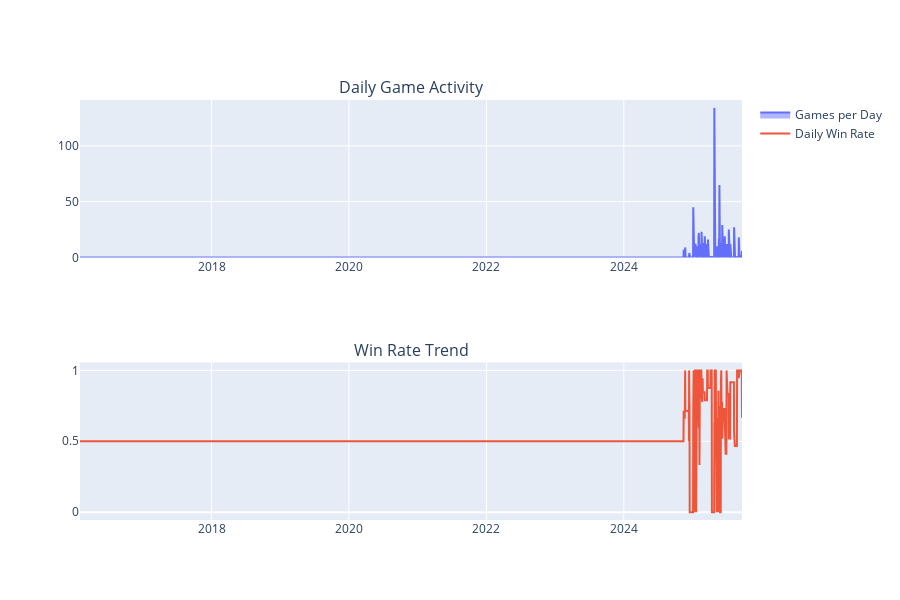

The code cell stored with this chart in its notebook:
### Code cell
# Plot activity metrics
if 'games_per_day' in df_features.columns:
    fig = make_subplots(rows=2, cols=1,
                        subplot_titles=('Daily Game Activity', 'Win Rate Trend'))
   
    fig.add_trace(go.Scatter(x=df_features.index, y=df_features['games_per_day'],
                             mode='lines', name='Games per Day',
                             fill='tozeroy'), row=1, col=1)
   
    if 'daily_win_rate' in df_features.columns:
        fig.add_trace(go.Scatter(x=df_features.index, y=df_features['daily_win_rate'],
                                 mode='lines', name='Daily Win Rate'), row=2, col=1)
   
    fig.update_layout(height=600, showlegend=True)
    fig.show()

### Figure 1 — Plotly figure (JSON) as saved in the notebook; plotly's stock layout.template omitted (floating-point values rounded to 4 significant figures; data arrays with more than 128 entries replaced by an {"elided": "..."} marker saying what was removed)
{"data": [{"fill": "tozeroy", "mode": "lines", "name": "Games per Day", "type": "scatter", "x": {"elided": "3519 str values"}, "xaxis": "x", "y": {"elided": "3519 float values"}, "yaxis": "y"}, {"mode": "lines", "name": "Daily Win Rate", "type": "scatter", "x": {"elided": "3519 str values"}, "xaxis": "x2", "y": {"elided": "3519 float values"}, "yaxis": "y2"}], "layout": {"annotations": [{"font": {"size": 16}, "showarrow": false, "text": "Daily Game Activity", "x": 0.5, "xanchor": "center", "xref": "paper", "y": 1, "yanchor": "bottom", "yref": "paper"}, {"font": {"size": 16}, "showarrow": false, "text": "Win Rate Trend", "x": 0.5, "xanchor": "center", "xref": "paper", "y": 0.375, "yanchor": "bottom", "yref": "paper"}], "height": 600, "showlegend": true, "xaxis": {"anchor": "y", "domain": [0, 1]}, "xaxis2": {"anchor": "y2", "domain": [0, 1]}, "yaxis": {"anchor": "x", "domain": [0.625, 1]}, "yaxis2": {"anchor": "x2", "domain": [0, 0.375]}}}
